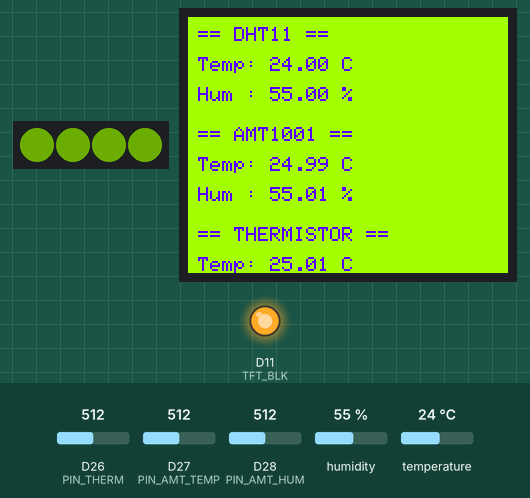
The sketch below on a simulated Arduino Due. On the bench: 4 RGB LEDs in strip order, left to right, 160×128 colour display, output pins drawn as LEDs (lit = HIGH). The inputs (shaded band) are chosen by the test bench; at power-on: temperature 24 °C, D27 (PIN_AMT_TEMP) = 512, D26 (PIN_THERM) = 512, D28 (PIN_AMT_HUM) = 512, humidity 55 % (analog values on the 0–1023 scale). Dim RGB values are drawn brighter than linear.

Above: at 1.3 s.
1.4 s: temperature set to 11 °C
At 2.81 s:
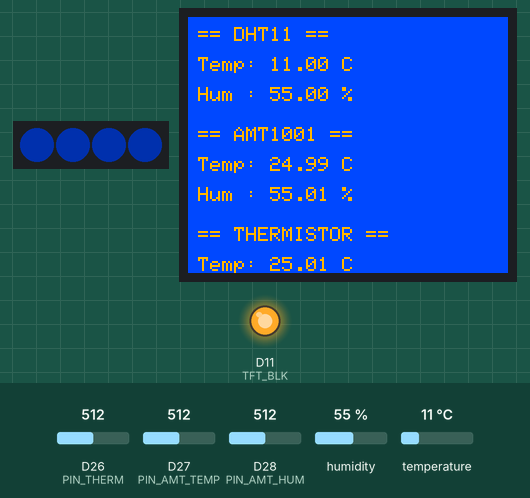
4.1 s: temperature set to 8 °C
At 4.97 s:
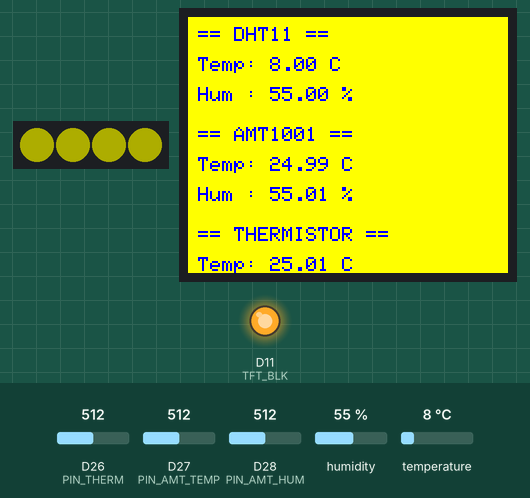
6.8 s: D27 (PIN_AMT_TEMP) set to 651
At 8.98 s:
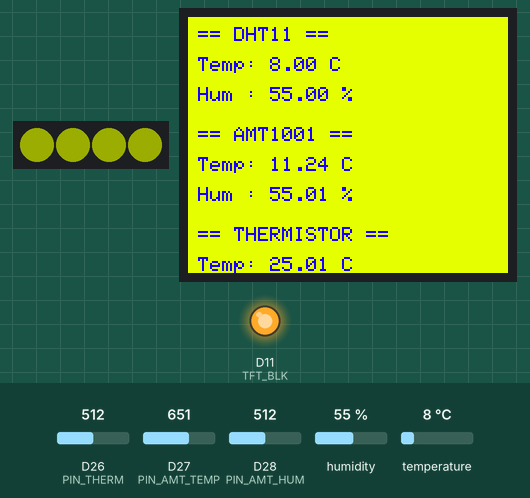
9.7 s: D27 (PIN_AMT_TEMP) set to 682
At 10.82 s:
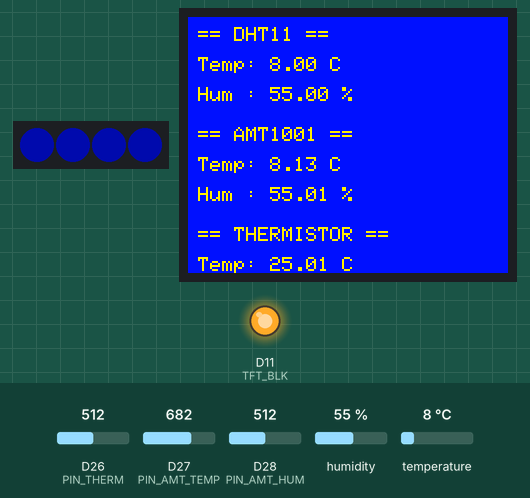
12.4 s: D26 (PIN_THERM) set to 947
At 14.57 s:
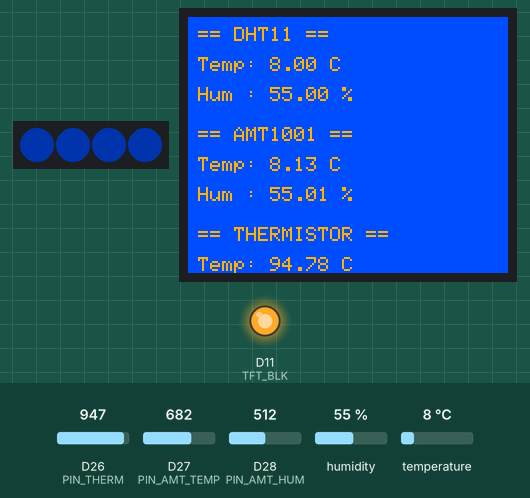
15.6 s: D26 (PIN_THERM) set to 970
At 16.75 s:
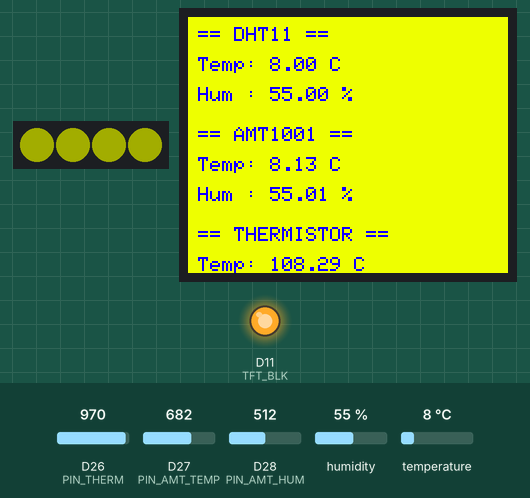
Timing chart, 0 to 21.1 s (numbered marks = the images above; inputs shaded):
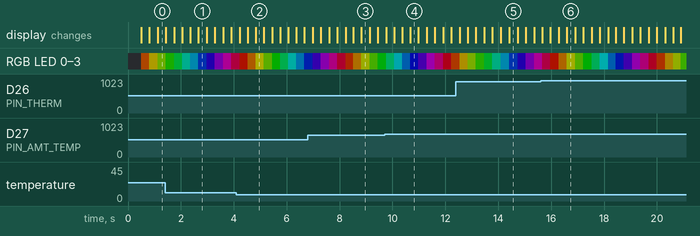

Measured:
- the behaviour switches between 10 and 9 °C on temperature (found by bisection; images 1 and 2)
- the behaviour switches between 663 and 664 on D27 (PIN_AMT_TEMP) (found by bisection; images 3 and 4)
- the behaviour switches between 956 and 957 on D26 (PIN_THERM) (found by bisection; images 5 and 6)

The sketch:

test_code.ino
```cpp
#include <Adafruit_GFX.h>
#include <Adafruit_ST7735.h>
#include <Adafruit_NeoPixel.h>
#include <DHT.h>
#include <math.h>

// --- Pin Definitions ---
// TFT Display (ST7735)
#define TFT_SCLK  6  // Software SPI SCK
#define TFT_MOSI  7  // Software SPI TX/MOSI
#define TFT_RST   8
#define TFT_DC    9
#define TFT_CS    10
#define TFT_BLK   11

// NeoPixels
#define NEO_PIN   23
#define NUM_PIXELS 4

// Sensors
#define DHTPIN       14 // DHT11 Data Pin
#define DHTTYPE      DHT11
#define PIN_THERM    26 // ADC0 - Generic Thermistor
#define PIN_AMT_TEMP 27 // ADC1 - AMT1001 White Wire
#define PIN_AMT_HUM  28 // ADC2 - AMT1001 Yellow Wire

// Initialize objects
Adafruit_NeoPixel pixels(NUM_PIXELS, NEO_PIN, NEO_GRB + NEO_KHZ800);
Adafruit_ST7735 tft = Adafruit_ST7735(TFT_CS, TFT_DC, TFT_MOSI, TFT_SCLK, TFT_RST);
DHT dht(DHTPIN, DHTTYPE);

// Variables
uint16_t currentHue = 0;
unsigned long lastSensorRead = 0;

// Store sensor readings
float dhtTemp = 0, dhtHum = 0;
float amtTemp = 0, amtHum = 0;
float thermTemp = 0;

void setup() {
  Serial.begin(115200);

  // Set the Pico's ADC resolution to 12-bit (0-4095) for better accuracy
  analogReadResolution(12);

  // 1. Setup NeoPixels
  pixels.begin();
  pixels.setBrightness(50);
  pixels.show();

  // 2. Setup TFT Backlight
  pinMode(TFT_BLK, OUTPUT);
  digitalWrite(TFT_BLK, HIGH);

  // 3. Initialize TFT Display
  tft.initR(INITR_BLACKTAB);
  tft.setRotation(1); // Landscape mode
  tft.fillScreen(ST77XX_BLACK);

  // 4. Initialize DHT11
  dht.begin();
}

void loop() {
  // Read sensors every 2 seconds (The DHT11 is slow and requires 2s between reads)
  if (millis() - lastSensorRead >= 2000 || lastSensorRead == 0) {
    lastSensorRead = millis();

    // --- 1. Read DHT11 ---
    dhtTemp = dht.readTemperature();
    dhtHum = dht.readHumidity();

    // --- 2. Read Generic Thermistor (ADC0) ---
    // Wired: 3V3 -> NTC -> [ADC0] -> 10k -> GND
    float val0 = analogRead(PIN_THERM);
    if (val0 > 0 && val0 < 4095) {
      float rNtc0 = 10000.0 * (4095.0 / val0 - 1.0);
      // Steinhart-Hart calculation (Using standard B-value of 3950)
      thermTemp = (1.0 / (1.0 / 298.15 + (1.0 / 3950.0) * log(rNtc0 / 10000.0))) - 273.15;
    } else {
      thermTemp = NAN; // Error reading
    }

    // --- 3. Read AMT1001 Temperature (ADC1) ---
    float val1 = analogRead(PIN_AMT_TEMP);
    if (val1 > 10 && val1 < 4085) {
      float rNtc1 = 10000.0 * val1 / (4095.0 - val1);
      amtTemp = (1.0 / (1.0 / 298.15 + (1.0 / 3435.0) * log(rNtc1 / 10000.0))) - 273.15;
    } else {
      // Instead of NAN, output the raw ADC value so we can see what the pin is doing!
      // If it says 4095 C on screen, the pin is stuck at 3.3V.
      // If it says 0 C on screen, the pin is shorted to Ground.
      amtTemp = val1;
    }
    // --- 4. Read AMT1001 Humidity (ADC2) ---
    // AMT1001 outputs 0V to 3.0V linearly for 0% to 100% Humidity
    float val2 = analogRead(PIN_AMT_HUM);
    float vAdc2 = (val2 / 4095.0) * 3.3; // Convert digital 12-bit value back to voltage
    amtHum = vAdc2 / 0.03; // Datasheet formula: Humidity = Voltage / 0.03
  }

  // --- GENERATE RAINBOW COLORS ---
  uint32_t rgb32 = pixels.ColorHSV(currentHue, 255, 255);
  uint8_t r = (rgb32 >> 16) & 0xFF;
  uint8_t g = (rgb32 >>  8) & 0xFF;
  uint8_t b = rgb32 & 0xFF;

  // 1. UPDATE NEOPIXELS
  for(int i = 0; i < NUM_PIXELS; i++) {
    pixels.setPixelColor(i, rgb32);
  }
  pixels.show();

  // 2. UPDATE TFT DISPLAY
  uint16_t tftColor = tft.color565(r, g, b);
  tft.fillScreen(tftColor);

  uint16_t invColor = ~tftColor;
  // Passing the background color alongside the foreground prevents the text from tearing/flashing
  tft.setTextColor(invColor, tftColor);
  tft.setTextSize(1);

  // Layout Variables (helps space the text cleanly)
  int y = 5;       // Starting Y position
  int dy = 15;     // Spacing between lines
  int dyGap = 5;   // Extra spacing between sensor sections

  tft.setCursor(5, y); tft.print("== DHT11 =="); y += dy;
  tft.setCursor(5, y); tft.print("Temp: "); tft.print(dhtTemp); tft.print(" C"); y += dy;
  tft.setCursor(5, y); tft.print("Hum : "); tft.print(dhtHum); tft.print(" %"); y += dy + dyGap;

  tft.setCursor(5, y); tft.print("== AMT1001 =="); y += dy;
  tft.setCursor(5, y); tft.print("Temp: "); tft.print(amtTemp); tft.print(" C"); y += dy;
  tft.setCursor(5, y); tft.print("Hum : "); tft.print(amtHum); tft.print(" %"); y += dy + dyGap;

  tft.setCursor(5, y); tft.print("== THERMISTOR =="); y += dy;
  tft.setCursor(5, y); tft.print("Temp: "); tft.print(thermTemp); tft.print(" C");

  // Increment hue to push the rainbow forward
  currentHue += 750;
  delay(10);
}
```
